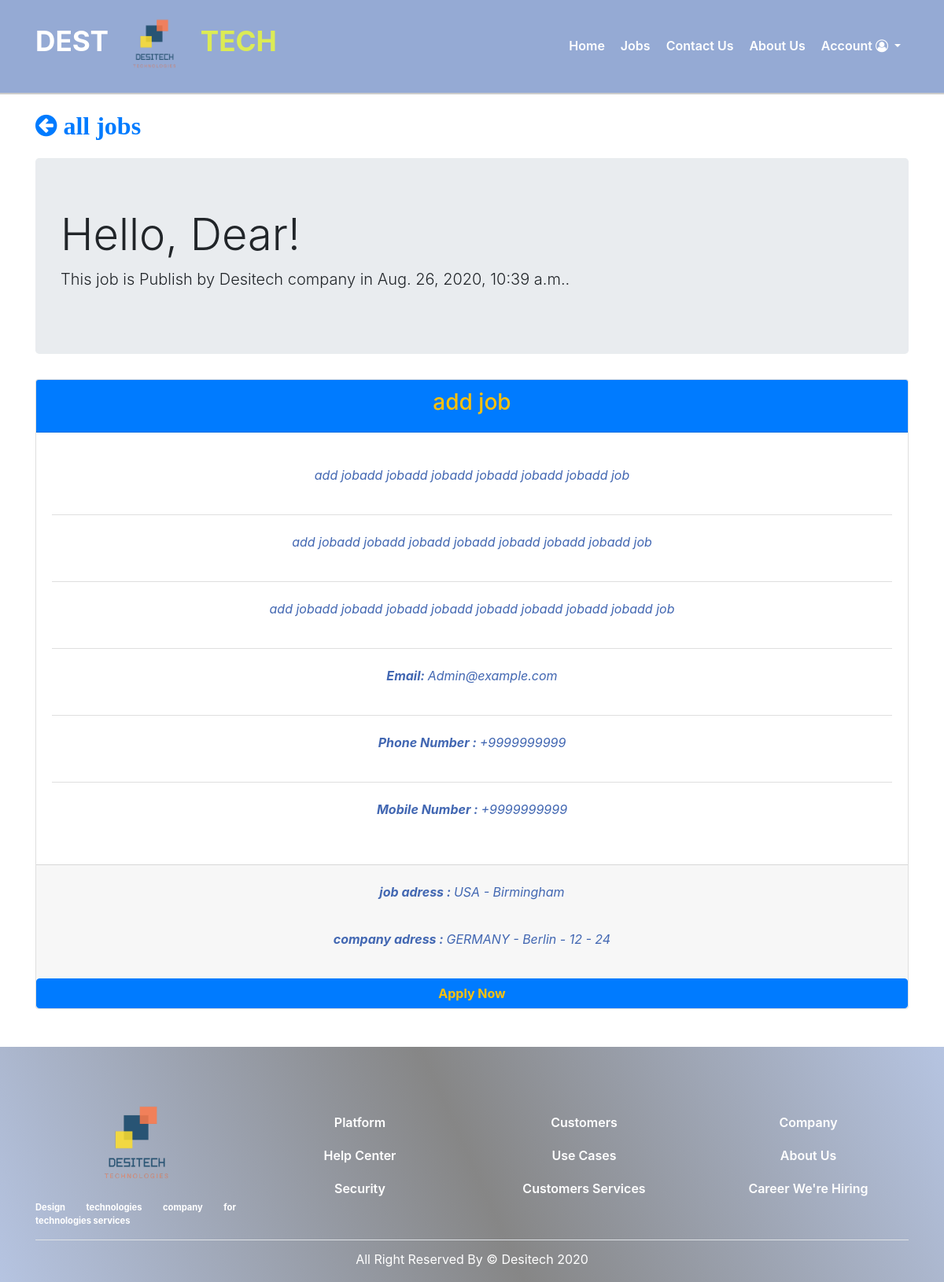
The page /jobs/44/ on the database its author committed.
### jobs/models.py (models this page shows, shortened)
class Job (models.Model):
    publish_By =models.ForeignKey(User , on_delete=models.CASCADE)
    title = models.CharField(max_length=50)
    abstract = models.TextField()
    skills = models.TextField()
    description = models.TextField()
    country = models.ForeignKey(Country, on_delete=models.SET_NULL, null=True)
    city = models.ForeignKey(City, on_delete=models.SET_NULL, null=True)
    date = models.DateTimeField(auto_now_add=True)
    job_manger = models.Manager()

### accounts/models/User.py (models this page shows, shortened)
class User (AbstractBaseUser , PermissionsMixin):
    email = models.EmailField(unique=True , null=False)
    is_staff = models.BooleanField(default=True)
    is_active = models.BooleanField(default=True)
    is_superuser = models.BooleanField(default=False)
    COMPANY = 1
    JOB_SEEKER = 2
    REQUIRED_FIELDS = ['user_type']
    USERNAME_FIELD = 'email'
    _TYPE = ((COMPANY , 'company') , (JOB_SEEKER , 'job_seeker') )
    user_type  = models.PositiveSmallIntegerField (choices=_TYPE  )
    objects = UserManager ()

### accounts/models/CompanyProfile.py (models this page shows)
class Company_profile (models.Model):
    user = models.OneToOneField(settings.AUTH_USER_MODEL, on_delete=models.CASCADE , primary_key=True)
    Name =models.CharField(max_length=50 )
    country = models.ForeignKey(Country, on_delete=models.SET_NULL , null=True)
    city = models.ForeignKey(City, on_delete=models.SET_NULL , null=True)
    street = models.CharField(max_length=128 , null=True)
    building_number = models.IntegerField(null=True)
    zip_code =  models.CharField("ZIP / Postal code", max_length=12, null=True)
    phone_regex = RegexValidator(regex=r'^\+?1?\d{9,15}$',
                    message="Phone number must be entered in the format: '+999999999'. Up to 15 digits allowed.")
    phone_number = models.CharField( validators=[phone_regex] , max_length=17 , null=True)
    mobile_number = models.CharField( validators=[phone_regex] ,max_length=17 , null=True)

### accounts/models/Country.py (models this page shows)
class Country(models.Model):
    name = models.CharField(max_length=30)
    class Meta:
        verbose_name_plural = "Countries"
    def __str__(self):
        return self.name

### accounts/models/City.py (models this page shows)
class City(models.Model):
    country = models.ForeignKey(Country, on_delete=models.CASCADE)
    name = models.CharField(max_length=30)
    class Meta:
        verbose_name_plural = "Cities"
    def __str__(self):
        return self.name

### jobs/views/JobDetailView.py (the view)
# urls.py: path('<int:pk>/', JobDetailView.JobDetailView.as_view(),name='job-detail'),
class JobDetailView(DetailView):
    model = Job
    template_name = 'job_detail.html'
    context_object_name = 'job'

### jobs/templates/job_detail.html (shortened to what this page needs)
{% extends 'shared/_base.html' %}
{% load static %}
{% block content%}
    <div class="container">
        <a href="{% url 'jobs:all-jobs-list' %}" class='fa fa-arrow-circle-left fa-2x animate__animated animate__fadeInDownBig mt-4'><strong> all jobs </strong></a>
        <div  class="jumbotron mt-4 animate__animated animate__fadeInLeft">
            <h1 class="display-4 ">Hello, Dear!</h1>
            <p class="lead">This job is Publish by {{job.publish_By.company_profile.Name}} company in {{job.date}}.</p>
        </div>
        {% include "cards/jobDetailCard.html" %}
{% endblock %}

### jobs/templates/cards/jobDetailCard.html (shortened to what this page needs)
<div class="card text-center mb-4 animate__animated animate__fadeIn">
    <div class="card-header bg-primary text-warning">
      <h3>{{ job.title }}</h3>
    </div>
    <div class="card-body text-dark">
        <ul class="list-group list-group-flush">
            <li class="list-group-item"><p>{{ job.abstract }}</p></li>
            <li class="list-group-item"><p>{{ job.skills }}</p></li>
             <li class="list-group-item"><p>{{ job.description }}</p></li>
            <li class="list-group-item"><p><strong>Email: </strong>{{job.publish_By}}</p></li>
            <li class="list-group-item"><p><strong>Phone Number : </strong> {{job.publish_By.company_profile.phone_number}}</p></li>
            <li class="list-group-item"><p><strong>Mobile Number : </strong> {{job.publish_By.company_profile.mobile_number}}</p></li>
        </ul>
    </div>
    <div class="card-footer text-muted">
        <p><strong>job adress :  </strong>{{ job.country }} - {{ job.city }}</p>
        <p><strong> company adress : </strong>{{ job.publish_By.company_profile.country }} - {{ job.publish_By.company_profile.city }} - {{ job.publish_By.company_profile.street }} - {{ job.publish_By.company_profile.building_number }}</p>
   </div>
        <a href="#" class="btn btn-primary text-warning"><strong>Apply Now</strong></a>
    </div>
    </div>

### static/css/style.css (style rules this page uses)
* { margin: 0; padding: 0; box-sizing: border-box; }
body { height: 1000px; }
.card { border: 2px solid #4267b2; }
.card p { color: #4267b2; text-align: center; font-size: 1rem; font-style: italic; padding: 10px 0; }

### rows shown on the page
Job: publish_By.company_profile.Name "Desitech", date "Aug. 26, 2020, 10:39 a.m.", title "add job", abstract "add jobadd jobadd jobadd jobadd jobadd jobadd job", skills "add jobadd jobadd jobadd jobadd jobadd jobadd jobadd job", description "add jobadd jobadd jobadd jobadd jobadd jobadd jobadd jobadd job", publish_By "Admin@example.com", publish_By.company_profile.phone_number "+9999999999", publish_By.company_profile.mobile_number "+9999999999", country "USA", city "Birmingham", publish_By.company_profile.country "GERMANY", publish_By.company_profile.city "Berlin", publish_By.company_profile.street "12", publish_By.company_profile.building_number "24"
